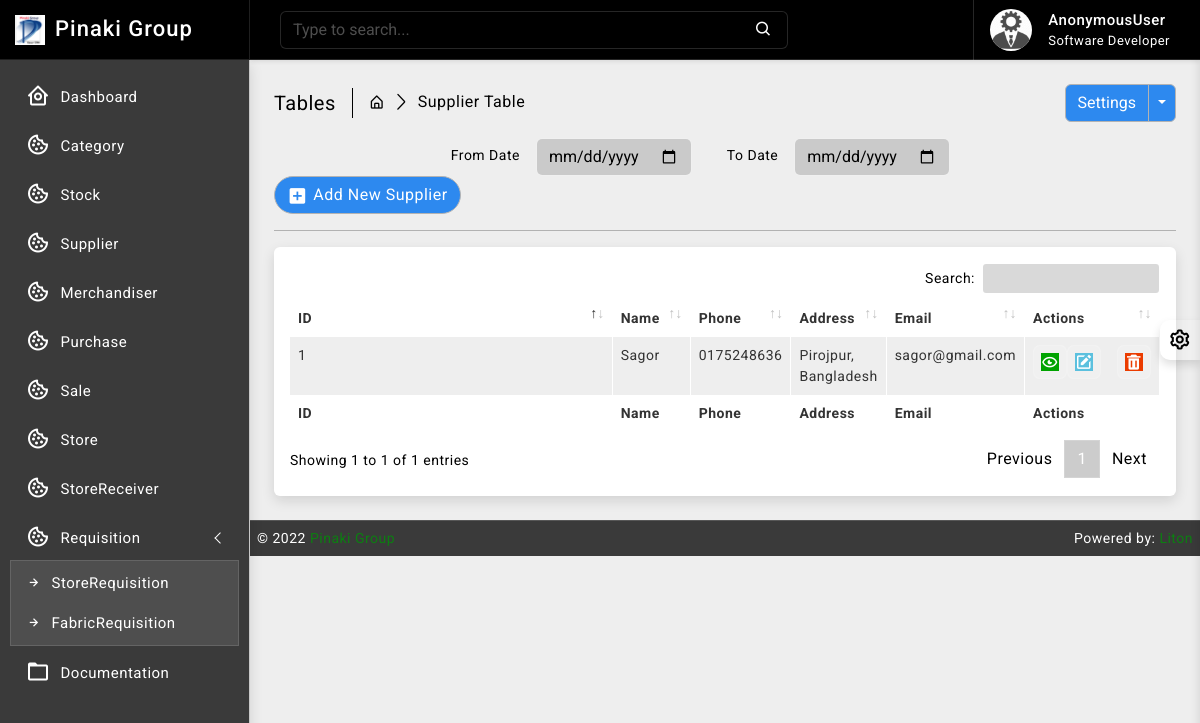
Before: /supplier/ with the older database file.
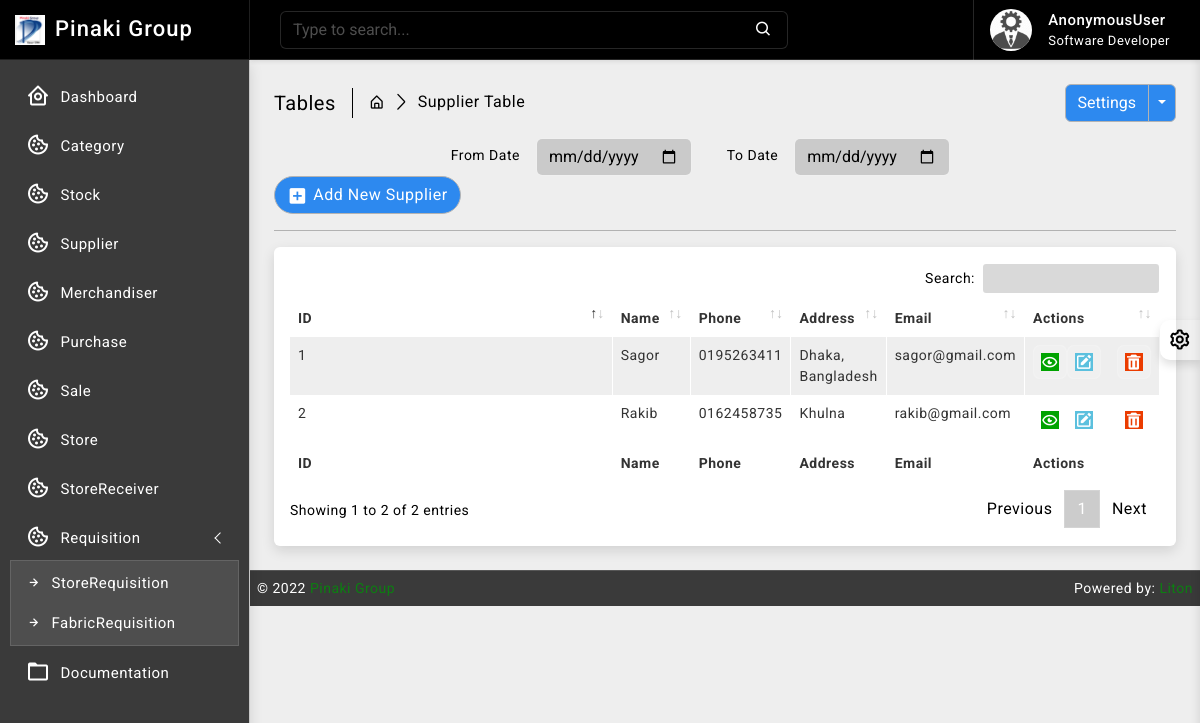
After: the same page with the newer database file.
### supplier/models.py (models this page shows, shortened)
class Supplier(models.Model):
    id = models.AutoField(primary_key=True)
    name = models.CharField(max_length=150)
    phone = models.CharField(max_length=12, unique=True)
    address = models.CharField(max_length=200)
    email = models.EmailField(max_length=254, unique=True)
    is_deleted = models.BooleanField(default=False)

### supplier/views.py (the view)
# urls.py: path('', views.SupplierListView.as_view(), name='supplier_read'),
class SupplierListView(ListView):
    model = Supplier
    template_name = 'supplier/read.html'
    context_object_name = 'suppliers'
    paginate_by = 10

### templates/supplier/read.html (shortened to what this page needs)
{% extends 'base/base.html' %}
{% block body %}
{% load static %}
		<div class="page-wrapper">
			<div class="page-content">
				<div class="page-breadcrumb d-none d-sm-flex align-items-center mb-3">
					<div class="breadcrumb-title pe-3">Tables</div>
					<div class="ps-3">
						<nav aria-label="breadcrumb">
							<ol class="breadcrumb mb-0 p-0">
								<li class="breadcrumb-item"><a href="#"><i class="bx bx-home-alt"></i></a>
								</li>
								<li class="breadcrumb-item active" aria-current="page">Supplier Table</li>
							</ol>
						</nav>
					</div>
					<div class="ms-auto">
						<div class="btn-group">
							<button type="button" class="btn btn-light">Settings</button>
							<button type="button" class="btn btn-light dropdown-toggle dropdown-toggle-split" data-bs-toggle="dropdown">	<span class="visually-hidden">Toggle Dropdown</span>
							</button>
						</div>
					</div>
				</div>
				<div class="col-md-9">
					<form class="float-md-end" method="POST">
						<div class="row row-cols-md-auto g-lg-3">
							<label for="fromdate" class="col-md-2 col-form-label text-md-end">From Date</label>
							<div class="col-md-4">
								<input type="date" name= "fromdate" class="form-control" id="fromdate">
							</div>
							<label for="todate" class="col-md-2 col-form-label text-md-end">To Date</label>
							<div class="col-md-4">
								<input type="date" name= "todate" class="form-control" id="todate">
							</div>
						</div>
					</form>
				</div>
                <div class="ms-auto"><a href="/supplier/new/" class="btn btn-light radius-30 mt-2 mt-lg-0"><i class="bx bxs-plus-square"></i>Add New Supplier</a></div>
				<hr/>
				<div class="card">
					<div class="card-body">
						<div class="table-responsive">
							<table id="example2" class="table table-striped table-bordered">
								<thead>
									<tr>
										<th>ID</th>
										<th>Name</th>
                                        <th>Phone</th>
                                        <th>Address</th>
                                        <th>Email</th>
										<th>Actions</th>
									</tr>
								</thead>
								<tbody>
									{% for data in suppliers %}
									<tr>
									   <td>{{ data.id }}</td>
									   <td>{{ data.name }}</td>
                                       <td>{{ data.phone }}</td>
                                       <td>{{ data.address }}</td>
                                       <td>{{ data.email }}</td>
									   <td class="center">
										<div class="d-flex order-actions">
											<a class="" href="#">
												<i class="fadeIn animated bx bx-show-alt"></i>
											</a>
											<a class="" href="{% url 'supplier_update' data.id %}">
												<i class='bx bxs-edit'></i>
											</a>
											<a class="ms-3" href="{% url 'supplier_delete' data.id %}" onclick="return confirm('Are you sure?');">
												<i class='bx bxs-trash'></i>
											</a>
										</div>
									   </td>
									</tr>
								 {% endfor %}
								</tbody>
								<tfoot>
									<tr>
										<th>ID</th>
										<th>Name</th>
                                        <th>Phone</th>
                                        <th>Address</th>
                                        <th>Email</th>
										<th>Actions</th>
									</tr>
								</tfoot>
							</table>
						</div>
					</div>
				</div>
			</div>
		</div>
{% endblock body %}

Changed rows visible on the page:
changed Supplier "Sagor": phone "0175248636" → "0195263411"; address "Pirojpur, Bangladesh" → "Dhaka, Bangladesh"
added Supplier: id "2", name "Rakib", phone "0162458735", address "Khulna", email "rakib@gmail.com"
Other visible differences:
text written by a page script: "Search: Showing 1 to 1 of 1 entries Previous 1 Next" → "Search: Showing 1 to 2 of 2 entries Previous 1 Next"
